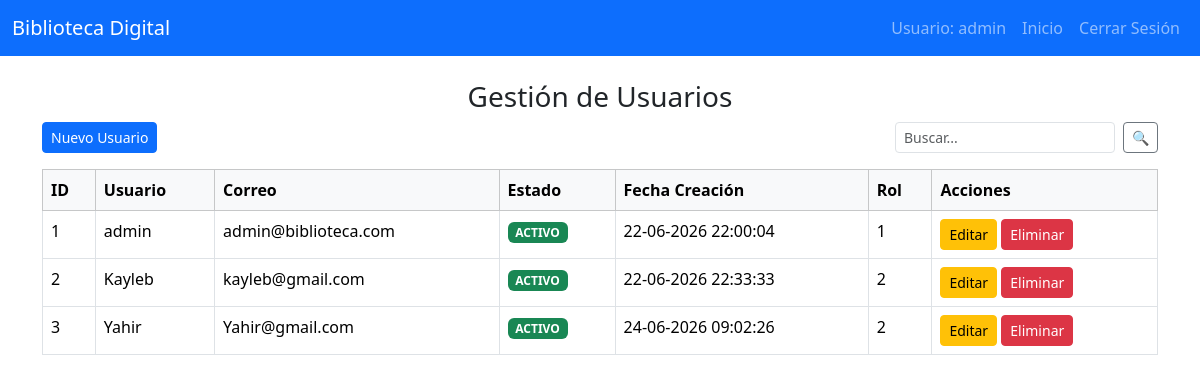
The page /views/Usuario/usuarios.php (signed in) on the database its author committed.
### tables this page shows
CREATE TABLE `usuarios` (
  `id_usuario` int(11) NOT NULL,
  `usuario` varchar(50) NOT NULL,
  `correo` varchar(100) NOT NULL,
  `password` varchar(255) NOT NULL,
  `estado` enum('ACTIVO','INACTIVO') DEFAULT 'ACTIVO',
  `fecha_creacion` datetime DEFAULT current_timestamp(),
  `id_rol` int(11) NOT NULL
);

### models/Usuario.php (called while the page is built, shortened)
<?php
if (!class_exists('Usuario')) {
    class Usuario {
        private $conn;
        private $table_name = "usuarios";
        public function __construct($db){
            $this->conn = $db;
        }
        public function listarUsuarios(){
            $query = "SELECT u.id_usuario, u.usuario, u.correo, u.estado, u.fecha_creacion, u.id_rol
                      FROM " . $this->table_name . " u
                      WHERE u.id_rol IN (1,2)";
            $stmt = $this->conn->prepare($query);
            $stmt->execute();
            return $stmt->fetchAll(PDO::FETCH_ASSOC);
        }
    }
}
?>

### views/Usuario/usuarios.php (the view, shortened to what this page needs)
<?php
require_once __DIR__ . "/../../includes/auth.php";
require_once __DIR__ . "/../../models/Usuario.php";
$usuarioObj = new Usuario($GLOBALS['db']);
if(isset($_GET['criterio']) && $_GET['criterio'] != ""){
    $usuarios = $usuarioObj->buscarUsuarios($_GET['criterio']);
} else {
    $usuarios = $usuarioObj->listarUsuarios();
}
?>
<!DOCTYPE html>
<html lang="es">
<head>
    <link href="../../assets/bootstrap/css/bootstrap.min.css" rel="stylesheet">
</head>
<body>
<nav class="navbar navbar-expand-lg navbar-dark bg-primary">
  <div class="container-fluid">
    <a class="navbar-brand" href="#">Biblioteca Digital</a>
    <div class="collapse navbar-collapse">
      <ul class="navbar-nav ms-auto">
        <li class="nav-item">
          <span class="nav-link">Usuario: <?php echo $_SESSION['usuario']; ?></span>
        </li>
        <li class="nav-item">
          <a class="nav-link" href="../dashboard.php">Inicio</a>
        </li>
        <li class="nav-item">
          <a class="nav-link" href="../../logout.php">Cerrar Sesión</a>
        </li>
      </ul>
    </div>
  </div>
</nav>
<div class="container mt-4">
    <h3 class="text-center">Gestión de Usuarios</h3>
    <div class="d-flex justify-content-between mb-3">
        <a href="usuario_form.php" class="btn btn-primary btn-sm">Nuevo Usuario</a>
        <form method="GET" class="d-flex" style="max-width:300px; margin-left:auto;">
            <input type="text" name="criterio" class="form-control form-control-sm me-2" placeholder="Buscar...">
            <button type="submit" class="btn btn-outline-secondary btn-sm">🔍</button>
        </form>
    </div>
    <table class="table table-bordered">
        <thead class="table-light">
            <tr>
                <th>ID</th>
                <th>Usuario</th>
                <th>Correo</th>
                <th>Estado</th>
                <th>Fecha Creación</th>
                <th>Rol</th>
                <th>Acciones</th>
            </tr>
        </thead>
        <tbody>
            <?php if(!empty($usuarios)): ?>
                <?php foreach($usuarios as $u): ?>
                <tr>
                    <td><?php echo $u['id_usuario']; ?></td>
                    <td><?php echo $u['usuario']; ?></td>
                    <td><?php echo $u['correo']; ?></td>
                    <td>
                        <?php if(strtoupper($u['estado']) === 'ACTIVO'): ?>
                            <span class="badge bg-success">ACTIVO</span>
                        <?php else: ?>
                            <span class="badge bg-danger">INACTIVO</span>
                        <?php endif; ?>
                    </td>
                    <td>
                        <?php
                            $fecha = new DateTime($u['fecha_creacion']);
                            echo $fecha->format('d-m-Y H:i:s');
                        ?>
                    </td>
                    <td><?php echo $u['id_rol']; ?></td>
                    <td>
                        <a href="usuario_form.php?id=<?php echo $u['id_usuario']; ?>" class="btn btn-warning btn-sm">Editar</a>
                        <a href="../../controllers/UsuarioController.php?delete=<?php echo $u['id_usuario']; ?>" class="btn btn-danger btn-sm" onclick="return confirm('¿Seguro que deseas eliminar este usuario?');">Eliminar</a>
                    </td>
                </tr>
                <?php endforeach; ?>
            <?php else: ?>
                <tr>
                    <td colspan="7" class="text-center">No hay usuarios registrados</td>
                </tr>
            <?php endif; ?>
        </tbody>
    </table>
</div>
</body>
</html>

### rows shown on the page
usuarios: id_usuario "1", usuario "admin", correo "admin@biblioteca.com", estado "ACTIVO", fecha_creacion "22-06-2026 22:00:04", id_rol "1"
usuarios: id_usuario "2", usuario "Kayleb", correo "kayleb@gmail.com", estado "ACTIVO", fecha_creacion "22-06-2026 22:33:33", id_rol "2"
usuarios: id_usuario "3", usuario "Yahir", correo "Yahir@gmail.com", estado "ACTIVO", fecha_creacion "24-06-2026 09:02:26", id_rol "2"

### other values the page prints
$_SESSION['usuario'] "admin"
